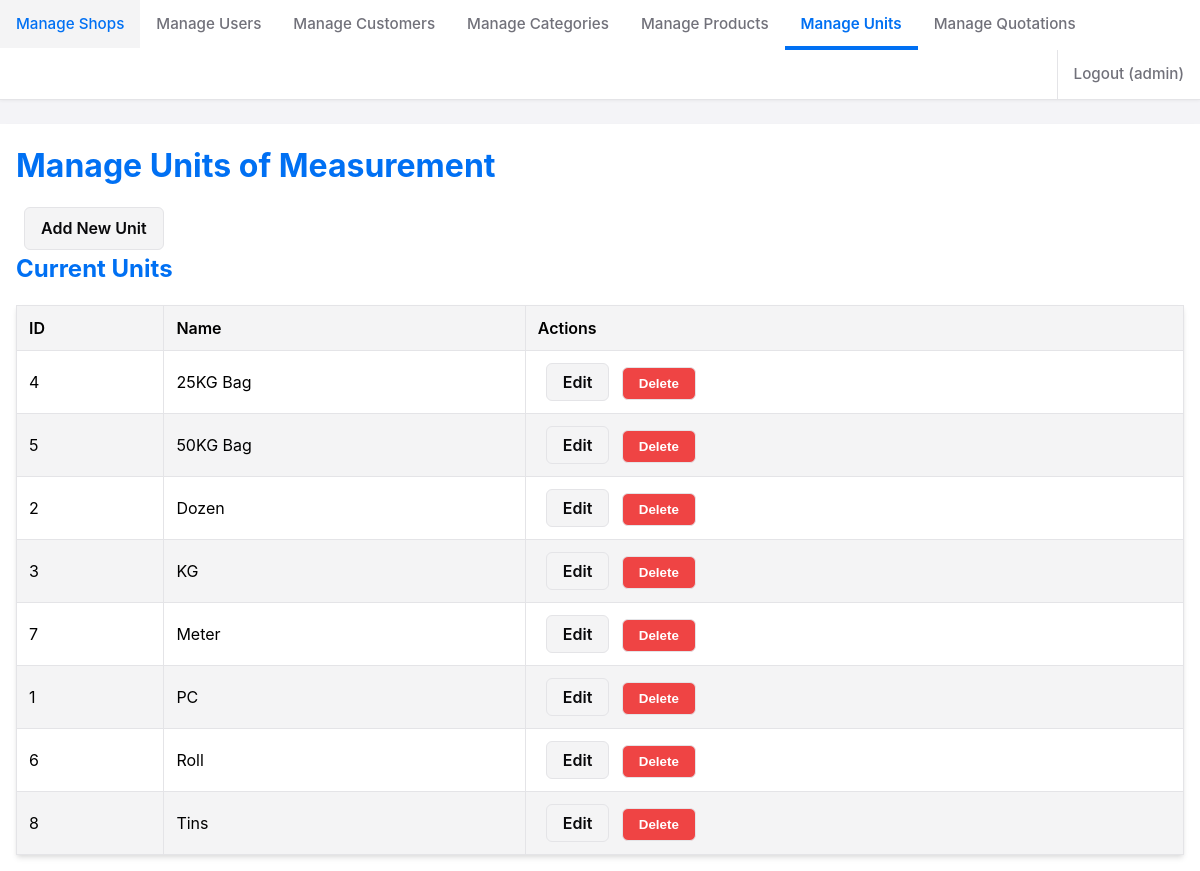
The page /admin/admin_units.php (signed in) on the database its author committed.
### tables this page shows
CREATE TABLE IF NOT EXISTS `units_of_measurement` (
  `id` int NOT NULL AUTO_INCREMENT,
  `name` varchar(50) DEFAULT NULL,
  PRIMARY KEY (`id`),
  UNIQUE KEY `name` (`name`)
);

### includes/db_connect.php (called while the page is built, shortened)
<?php
class DatabaseConfig {
    public static function executeQuery(PDO $pdo, string $query, array $params = []): PDOStatement {
        try {
            $stmt = $pdo->prepare($query);
            $stmt->execute($params);
            return $stmt;
        } catch (PDOException $e) {
            self::logQueryError($query, $params, $e);
            throw $e;
        }
    }
}

### admin/admin_units.php (the view, shortened to what this page needs)
<?php
require_once __DIR__ . '/../includes/db_connect.php';
$allowed_manage_roles = ['admin', 'manager', 'supervisor'];
$can_manage = isset($_SESSION['user_id']) && in_array($_SESSION['user_role'], $allowed_manage_roles);
$pdo = null;
$action = $_GET['action'] ?? 'list';
$form_data = [];
function esc(string $string): string {
    return htmlspecialchars($string, ENT_QUOTES, 'UTF-8');
}
try {
    $pdo = DatabaseConfig::getConnection();
    $units = [];
    if ($action === 'list') {
        $sql = "SELECT id, name FROM units_of_measurement ORDER BY name ASC";
        $stmt = DatabaseConfig::executeQuery($pdo, $sql);
        $units = $stmt->fetchAll();
    }
    elseif ($action === 'add' && $can_manage) {
        if (empty($form_data)) {
            $form_data = ['name' => ''];
        }
    } elseif (($action === 'add' || $action === 'edit') && !$can_manage) {
        $_SESSION['feedback_message'] = "Access denied.";
        $_SESSION['feedback_type'] = 'error';
        header('Location: admin_units.php');
        exit;
    }
} catch (PDOException $e) {
    $feedback_message = "Database error: " . esc($e->getMessage());
    $feedback_type = 'error';
    $action = 'list';
} catch (Exception $e) {
    $feedback_message = "An error occurred: " . esc($e->getMessage());
    $feedback_type = 'error';
    $action = 'list';
} finally {
    DatabaseConfig::closeConnection($pdo);
}
require_once __DIR__ . '/../includes/nav.php';
?>
<!DOCTYPE html>
<html lang="en">
<head>
    <link rel="stylesheet" href="../css/admin.css">
</head>
<body>
    <div class="container">
        <?php require_once __DIR__ . '/../includes/nav.php';  ?>
        <h1>Manage Units of Measurement</h1>
        <?php if ($action === 'list'): ?>
            <?php if ($can_manage): ?>
                <a href="admin_units.php?action=add" class="button-link">Add New Unit</a>
            <?php endif; ?>
            <h2>Current Units</h2>
            <table>
                <thead>
                    <tr>
                        <th>ID</th>
                        <th>Name</th>
                        <?php if ($can_manage): ?>
                           <th>Actions</th>
                        <?php endif; ?>
                    </tr>
                </thead>
                <tbody>
                    <?php if (empty($units)): ?>
                        <tr>
                             <td colspan="<?php echo $can_manage ? 3 : 2; ?>">No units found.</td>
                        </tr>
                    <?php else: ?>
                        <?php foreach ($units as $unit): ?>
                        <tr>
                            <td><?php echo (int)$unit['id']; ?></td>
                            <td><?php echo esc($unit['name']); ?></td>
                           <?php if ($can_manage): ?>
                               <td class="actions">
                                   <a href="admin_units.php?action=edit&id=<?php echo (int)$unit['id']; ?>" class="button-link edit">Edit</a>
                                   <button type="button" onclick="confirmDelete(<?php echo (int)$unit['id']; ?>, '<?php echo esc(addslashes($unit['name'])); ?>')" class="button-link delete">Delete</button>
                               </td>
                           <?php endif; ?>
                        </tr>
                        <?php endforeach; ?>
                    <?php endif; ?>
                </tbody>
            </table>
        <?php endif; ?>
    </div>
</body>
</html>

### css/admin.css (style rules this page uses)
:root { --background: #ffffff; --foreground: #000000; --card: #ffffff; --card-foreground: #000000; --popover: #ffffff; --popover-foreground: #000000; --primary: #0070f3; --primary-foreground: #ffffff; --secondary: #f4f4f5; --secondary-foreground: #09090b; --muted: #f4f4f5; --muted-foreground: #71717a; --accent: #f4f4f5; --accent-foreground: #09090b; --destructive: #ef4444; --destructive-foreground: #ffffff; --border: #e4e4e7; --input: #e4e4e7; --ring: #0070f3; --role-admin: #ef4444; --role-manager: #10b981; --role-supervisor: #3b82f6; --role-staff: #8b5cf6; --role-viewer: #6b7280; }
* { box-sizing: border-box; margin: 0; padding: 0; }
body { font-family: -apple-system, BlinkMacSystemFont, "Segoe UI", Roboto, Oxygen-Sans, Ubuntu, Cantarell, "Helvetica Neue", sans-serif; line-height: 1.6; color: var(--foreground); background-color: #f4f4f7; }
.container { max-width: 1200px; margin: 0 auto; padding: 1rem; background-color: var(--background); box-shadow: 0 4px 6px -1px rgba(0, 0, 0, 0.1), 0 2px 4px -1px rgba(0, 0, 0, 0.06); }
h1, h2 { margin-bottom: 1rem; color: var(--primary); }
button, .button-link { display: inline-block; padding: 0.5rem 1rem; border-radius: 0.375rem; text-decoration: none; cursor: pointer; font-weight: 600; transition: all 0.2s ease; }
button { background-color: var(--primary); color: var(--primary-foreground); border: none; }
.button-link { background-color: var(--secondary); color: var(--secondary-foreground); border: 1px solid var(--border); margin-left: 0.5rem; }
.button-link.edit { background-color: var(--accent); color: var(--accent-foreground); }
.button-link.delete { background-color: var(--destructive); color: var(--destructive-foreground); }
table { width: 100%; border-collapse: collapse; background-color: var(--card); box-shadow: 0 4px 6px -1px rgba(0, 0, 0, 0.1), 0 2px 4px -1px rgba(0, 0, 0, 0.06); }
table th, table td { border: 1px solid var(--border); padding: 0.75rem; text-align: left; }
table th { background-color: var(--muted); font-weight: 600; }
table tr:nth-child(even) { background-color: var(--accent); }

### rows shown on the page
units_of_measurement: id "4", name "25KG Bag"
units_of_measurement: id "5", name "50KG Bag"
units_of_measurement: id "2", name "Dozen"
units_of_measurement: id "3", name "KG"
units_of_measurement: id "7", name "Meter"
units_of_measurement: id "1", name "PC"
units_of_measurement: id "6", name "Roll"
units_of_measurement: id "8", name "Tins"

### other values the page prints
esc_nav($_SESSION['username']) "admin"
